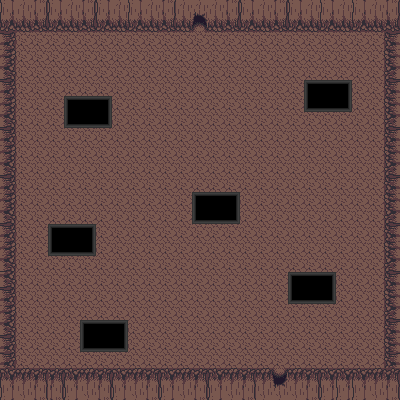

Below is a game level as drawn by its tile map, then a one-line description and the .tmx file that defines it, in full:
An orthogonal 25x25 tile map with 16x16 px tiles, 2 tile layers (Ground, ObjectCollision), 23 tilesets and 12 objects.

<map version="1.5" tiledversion="1.5.0" orientation="orthogonal" renderorder="right-down" width="25" height="25" tilewidth="16" tileheight="16" infinite="0" nextlayerid="4" nextobjectid="14">
 <tileset firstgid="1" source="CaveTileSet.tsx" />
 <tileset firstgid="1001" source="DarkWorldAtlasTileset.tsx" />
 <tileset firstgid="1257" source="DarkWorldIndoorTileset.tsx" />
 <tileset firstgid="1321" source="DarkWorldIndoorTilesetTwo.tsx" />
 <tileset firstgid="1577" source="DarkWorldOutdoorTileSet.tsx" />
 <tileset firstgid="1641" source="DesertTileset.tsx" />
 <tileset firstgid="1851" source="FuturisticTileset.tsx" />
 <tileset firstgid="1955" source="GenericRpgTileset.tsx" />
 <tileset firstgid="2979" source="ModernCityBuildings.tsx" />
 <tileset firstgid="3159" source="ModernCityStreetsTileset.tsx" />
 <tileset firstgid="3415" source="ModernInteriorsTileset.tsx" />
 <tileset firstgid="4839" source="NinjaTilesetDungeon.tsx" />
 <tileset firstgid="4887" source="NinjaTilesetElement.tsx" />
 <tileset firstgid="5127" source="NinjaTilesetFloor.tsx" />
 <tileset firstgid="5589" source="NinjaTilesetFloorDetail.tsx" />
 <tileset firstgid="5669" source="NinjaTilesetHouse.tsx" />
 <tileset firstgid="6037" source="NinjaTilesetInterior.tsx" />
 <tileset firstgid="6917" source="NinjaTilesetInteriorFloor.tsx" />
 <tileset firstgid="7357" source="NinjaTilesetNature.tsx" />
 <tileset firstgid="7645" source="NinjaTilesetWater.tsx" />
 <tileset firstgid="7813" source="PlayerHouse.tsx" />
 <tileset firstgid="8813" source="SewerTileset.tsx" />
 <tileset firstgid="9221" source="WorldSet.tsx" />
 <layer id="1" name="Ground" width="25" height="25">
  <data encoding="csv">
1,1,1,1,1,1,1,1,1,1,1,1,1,1,1,1,1,1,1,1,1,1,1,1,1,
1,1,1,1,1,1,1,1,1,1,1,1,1,1,1,1,1,1,1,1,1,1,1,1,1,
1,1,1,1,1,1,1,1,1,1,1,1,1,1,1,1,1,1,1,1,1,1,1,1,1,
1,1,1,1,1,1,1,1,1,1,1,1,1,1,1,1,1,1,1,1,1,1,1,1,1,
1,1,1,1,1,1,1,1,1,1,1,1,1,1,1,1,1,1,1,1,1,1,1,1,1,
1,1,1,1,1,1,1,1,1,1,1,1,1,1,1,1,1,1,1,1,1,1,1,1,1,
1,1,1,1,1,1,1,1,1,1,1,1,1,1,1,1,1,1,1,1,1,1,1,1,1,
1,1,1,1,1,1,1,1,1,1,1,1,1,1,1,1,1,1,1,1,1,1,1,1,1,
1,1,1,1,1,1,1,1,1,1,1,1,1,1,1,1,1,1,1,1,1,1,1,1,1,
1,1,1,1,1,1,1,1,1,1,1,1,1,1,1,1,1,1,1,1,1,1,1,1,1,
1,1,1,1,1,1,1,1,1,1,1,1,1,1,1,1,1,1,1,1,1,1,1,1,1,
1,1,1,1,1,1,1,1,1,1,1,1,1,1,1,1,1,1,1,1,1,1,1,1,1,
1,1,1,1,1,1,1,1,1,1,1,1,1,1,1,1,1,1,1,1,1,1,1,1,1,
1,1,1,1,1,1,1,1,1,1,1,1,1,1,1,1,1,1,1,1,1,1,1,1,1,
1,1,1,1,1,1,1,1,1,1,1,1,1,1,1,1,1,1,1,1,1,1,1,1,1,
1,1,1,1,1,1,1,1,1,1,1,1,1,1,1,1,1,1,1,1,1,1,1,1,1,
1,1,1,1,1,1,1,1,1,1,1,1,1,1,1,1,1,1,1,1,1,1,1,1,1,
1,1,1,1,1,1,1,1,1,1,1,1,1,1,1,1,1,1,1,1,1,1,1,1,1,
1,1,1,1,1,1,1,1,1,1,1,1,1,1,1,1,1,1,1,1,1,1,1,1,1,
1,1,1,1,1,1,1,1,1,1,1,1,1,1,1,1,1,1,1,1,1,1,1,1,1,
1,1,1,1,1,1,1,1,1,1,1,1,1,1,1,1,1,1,1,1,1,1,1,1,1,
1,1,1,1,1,1,1,1,1,1,1,1,1,1,1,1,1,1,1,1,1,1,1,1,1,
1,1,1,1,1,1,1,1,1,1,1,1,1,1,1,1,1,1,1,1,1,1,1,1,1,
1,1,1,1,1,1,1,1,1,1,1,1,1,1,1,1,1,1,1,1,1,1,1,1,1,
1,1,1,1,1,1,1,1,1,1,1,1,1,1,1,1,1,1,1,1,1,1,1,1,1
</data>
 </layer>
 <layer id="2" name="ObjectCollision" width="25" height="25">
  <data encoding="csv">
162,163,164,162,163,164,162,163,162,163,164,163,211,163,164,162,163,164,162,163,162,163,162,163,164,
202,203,204,202,203,204,202,203,202,203,204,203,251,203,204,202,203,204,202,203,202,203,202,203,204,
1610612940,0,0,0,0,0,0,0,0,0,0,0,0,0,0,0,0,0,0,0,0,0,0,0,3758096588,
1610612939,0,0,0,0,0,0,0,0,0,0,0,0,0,0,0,0,0,0,0,0,0,0,0,3758096587,
1610612938,0,0,0,0,0,0,0,0,0,0,0,0,0,0,0,0,0,0,0,0,0,0,0,3758096586,
1610612940,0,0,0,0,0,0,0,0,0,0,0,0,0,0,0,0,0,0,0,0,0,0,0,3758096588,
1610612939,0,0,0,0,0,0,0,0,0,0,0,0,0,0,0,0,0,0,1271,1272,0,0,0,3758096587,
1610612938,0,0,0,1271,1272,0,0,0,0,0,0,0,0,0,0,0,0,0,0,0,0,0,0,3758096586,
1610612940,0,0,0,0,0,0,0,0,0,0,0,0,0,0,0,0,0,0,0,0,0,0,0,3758096588,
1610612939,0,0,0,0,0,0,0,0,0,0,0,0,0,0,0,0,0,0,0,0,0,0,0,3758096587,
1610612938,0,0,0,0,0,0,0,0,0,0,0,0,0,0,0,0,0,0,0,0,0,0,0,3758096586,
1610612940,0,0,0,0,0,0,0,0,0,0,0,0,0,0,0,0,0,0,0,0,0,0,0,3758096588,
1610612939,0,0,0,0,0,0,0,0,0,0,0,0,0,0,0,0,0,0,0,0,0,0,0,3758096587,
1610612938,0,0,0,0,0,0,0,0,0,0,0,1271,1272,0,0,0,0,0,0,0,0,0,0,3758096586,
1610612940,0,0,0,0,0,0,0,0,0,0,0,0,0,0,0,0,0,0,0,0,0,0,0,3758096588,
1610612939,0,0,1271,1272,0,0,0,0,0,0,0,0,0,0,0,0,0,0,0,0,0,0,0,3758096587,
1610612938,0,0,0,0,0,0,0,0,0,0,0,0,0,0,0,0,0,0,0,0,0,0,0,3758096586,
1610612938,0,0,0,0,0,0,0,0,0,0,0,0,0,0,0,0,0,0,0,0,0,0,0,3758096588,
1610612940,0,0,0,0,0,0,0,0,0,0,0,0,0,0,0,0,0,1271,1272,0,0,0,0,3758096587,
1610612939,0,0,0,0,0,0,0,0,0,0,0,0,0,0,0,0,0,0,0,0,0,0,0,3758096586,
1610612938,0,0,0,0,0,0,0,0,0,0,0,0,0,0,0,0,0,0,0,0,0,0,0,3758096588,
1610612940,0,0,0,0,1271,1272,0,0,0,0,0,0,0,0,0,0,0,0,0,0,0,0,0,3758096587,
1610612940,0,0,0,0,0,0,0,0,0,0,0,0,0,0,0,0,0,0,0,0,0,0,0,3758096588,
1073742026,1073742027,1073742028,1073742028,1073742026,1073742027,1073742028,1073742026,1073742027,1073742028,1073742026,1073742027,1073742028,1073742026,1073742027,1073742028,1073742027,1073742075,1073742027,1073742028,1073742026,1073742026,1073742026,1073742027,1073742028,
1073741986,1073741987,1073741988,1073741988,1073741986,1073741987,1073741988,1073741986,1073741987,1073741988,1073741986,1073741987,1073741988,1073741986,1073741987,1073741988,1073741987,1073742035,1073741987,1073741988,1073741986,1073741986,1073741986,1073741987,1073741988
</data>
 </layer>
 <objectgroup id="3" name="CollisionMask">
  <object id="1" x="64.2534" y="95.0302" width="47.5151" height="33.4765" />
  <object id="2" x="303.989" y="79.9117" width="48.595" height="32.3967" />
  <object id="3" x="192.22" y="191.14" width="47.5151" height="32.9366" />
  <object id="4" x="48.595" y="225.157" width="47.5151" height="31.3168" />
  <object id="5" x="80.9916" y="320.187" width="47.5151" height="30.2369" />
  <object id="7" x="286.71" y="272.672" width="49.1349" height="28.0771" />
  <object id="8" x="-1.07989" y="0" width="14.5785" height="399.019" />
  <object id="9" x="-2.15978" y="-1.07989" width="192.22" height="32.3967" />
  <object id="10" x="212.198" y="-0.539944" width="186.281" height="31.3168" />
  <object id="11" x="384.44" y="0.539944" width="14.5785" height="398.479" />
  <object id="12" x="-1.07989" y="370.402" width="269.972" height="29.6969" />
  <object id="13" x="291.57" y="369.862" width="107.449" height="28.617" />
 </objectgroup>
</map>
